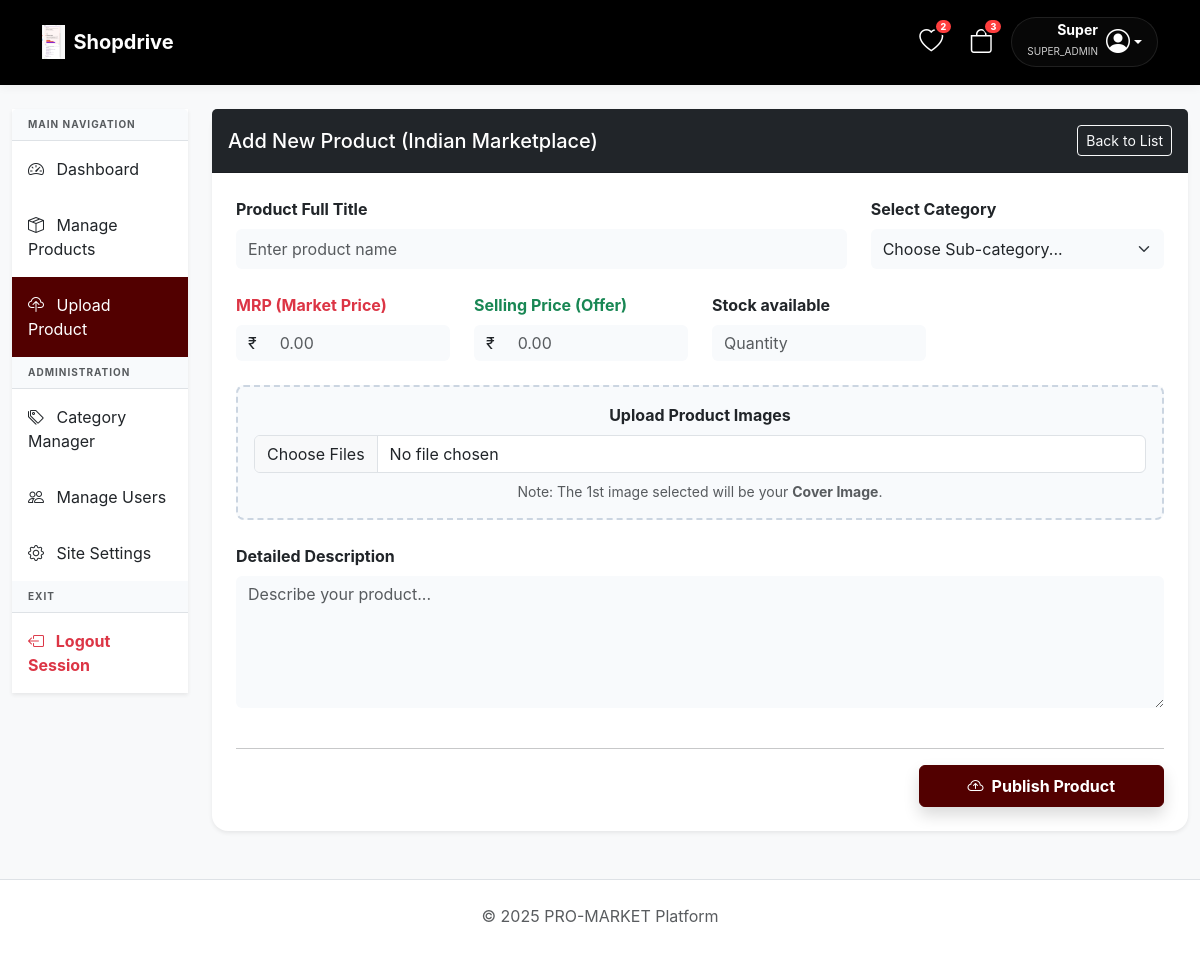
Page /admin/upload_product.php (signed in) on the committed database.
### tables this page shows
CREATE TABLE `site_settings` (
  `id` int(11) NOT NULL,
  `app_name` varchar(100) DEFAULT 'Pro-Market',
  `app_logo` varchar(255) DEFAULT 'logo.png',
  `primary_color` varchar(10) DEFAULT '#2563eb',
  `smtp_host` varchar(100) DEFAULT NULL,
  `smtp_user` varchar(100) DEFAULT NULL,
  `smtp_pass` varchar(100) DEFAULT NULL,
  `smtp_port` int(11) DEFAULT 587,
  `razorpay_key_id` varchar(100) DEFAULT NULL,
  `razorpay_key_secret` varchar(100) DEFAULT NULL,
  `banner_title` varchar(255) DEFAULT NULL,
  `banner_subtitle` text DEFAULT NULL,
  `header_color` varchar(10) DEFAULT '#ffffff'
);

### admin/upload_product.php (the view, shortened to what this page needs)
<?php
require '../config/db.php';
require '../includes/header.php';
?>
<div class="container-fluid mt-4">
    <div class="row">
        <div class="col-md-2 mb-4">
            <?php include '../includes/admin_sidebar.php'; ?>
        </div>
        <div class="col-md-10">
            <div class="card border-0 shadow-sm rounded-4">
                <div class="card-header bg-dark text-white py-3 d-flex justify-content-between align-items-center">
                    <h5 class="mb-0">Add New Product (Indian Marketplace)</h5>
                    <a href="manage_products.php" class="btn btn-sm btn-outline-light">Back to List</a>
                </div>
                <div class="card-body p-4">
                    <form method="POST" enctype="multipart/form-data">
                        <div class="row g-4">
                            <div class="col-md-8">
                                <label class="form-label fw-bold">Product Full Title</label>
                                <input type="text" name="name" class="form-control border-0 bg-light py-2" placeholder="Enter product name" required>
                            </div>
                            <div class="col-md-4">
                                <label class="form-label fw-bold">Select Category</label>
                                <select name="category_id" class="form-select border-0 bg-light py-2" required>
                                    <option value="">Choose Sub-category...</option>
                                </select>
                            </div>
                            <div class="col-md-3">
                                <label class="form-label fw-bold text-danger">MRP (Market Price)</label>
                                <div class="input-group">
                                    <span class="input-group-text border-0 bg-light">₹</span>
                                    <input type="number" name="mrp" class="form-control border-0 bg-light" placeholder="0.00" required>
                                </div>
                            </div>
                            <div class="col-md-3">
                                <label class="form-label fw-bold text-success">Selling Price (Offer)</label>
                                <div class="input-group">
                                    <span class="input-group-text border-0 bg-light">₹</span>
                                    <input type="number" name="price" class="form-control border-0 bg-light" placeholder="0.00" required>
                                </div>
                            </div>
                            <div class="col-md-3">
                                <label class="form-label fw-bold">Stock available</label>
                                <input type="number" name="stock" class="form-control border-0 bg-light" placeholder="Quantity" required>
                            </div>
                            <div class="col-md-12">
                                <div class="p-3 border-dashed rounded-3 bg-light text-center">
                                    <label class="form-label fw-bold d-block">Upload Product Images</label>
                                    <input type="file" name="images[]" class="form-control" multiple required>
                                    <small class="text-muted d-block mt-2">Note: The 1st image selected will be your <strong>Cover Image</strong>.</small>
                                </div>
                            </div>
                            <div class="col-12">
                                <label class="form-label fw-bold">Detailed Description</label>
                                <textarea name="description" class="form-control border-0 bg-light" rows="5" placeholder="Describe your product..."></textarea>
                            </div>
                            <div class="col-12 text-end">
                                <hr>
                                <button type="submit" name="upload" class="btn btn-primary px-5 py-2 fw-bold shadow">
                                    <i class="bi bi-cloud-arrow-up me-2"></i>Publish Product
                                </button>
                            </div>
                        </div>
                    </form>
                </div>
            </div>
        </div>
    </div>
</div>
<?php include '../includes/footer.php'; ?>

### includes/header.php (shortened to what this page needs)
<?php
require_once __DIR__ . '/../config/db.php';
$brand = $pdo->query("SELECT * FROM site_settings WHERE id = 1")->fetch();
$app_name = $brand['app_name'] ?? 'Pro-Market';
$app_logo = $brand['app_logo'] ?? '';
$is_folder = (strpos($_SERVER['PHP_SELF'], '/admin/') !== false || strpos($_SERVER['PHP_SELF'], '/vendor/') !== false);
$base = $is_folder ? '../' : '';
$isLoggedIn = isset($_SESSION['user_id']);
$userName = $_SESSION['fullname'] ?? '';
$userRole = $_SESSION['role'] ?? '';
$cart_count = 0;
$wishlist_count = 0;
if ($isLoggedIn) {
    $cStmt = $pdo->prepare("SELECT SUM(quantity) FROM cart WHERE user_id = ?");
    $cStmt->execute([$_SESSION['user_id']]);
    $cart_count = (int)$cStmt->fetchColumn();
    $wStmt = $pdo->prepare("SELECT COUNT(id) FROM wishlist WHERE user_id = ?");
    $wStmt->execute([$_SESSION['user_id']]);
    $wishlist_count = (int)$wStmt->fetchColumn();
}
?>
<!DOCTYPE html>
<html lang="en">
<head>
    <link href="https://cdn.jsdelivr.net/npm/bootstrap@5.3.0/dist/css/bootstrap.min.css" rel="stylesheet">
    <link rel="stylesheet" href="https://cdn.jsdelivr.net/npm/bootstrap-icons@1.11.1/font/bootstrap-icons.css">
</head>
<body>
<nav class="navbar navbar-expand-lg navbar-custom py-3 sticky-top">
    <div class="container">
        <a class="navbar-brand fw-bold d-flex align-items-center" href="<?= $base ?>index.php">
            <?php if($app_logo): ?>
                <img src="<?= $base ?>assets/uploads/<?= $app_logo ?>" style="max-height: 35px;" class="me-2">
            <?php endif; ?>
            <?= htmlspecialchars($app_name) ?>
        </a>
        <div class="ms-auto d-flex align-items-center">
            <a href="<?= $base ?>wishlist.php" class="header-icon-btn text-decoration-none">
                <i class="bi bi-heart fs-4"></i>
                <?php if($wishlist_count > 0): ?>
                    <span class="badge rounded-pill header-badge wishlist-count-badge">
                        <?= $wishlist_count ?>
                    </span>
                <?php endif; ?>
            </a>
            <a href="<?= $base ?>cart.php" class="header-icon-btn text-decoration-none">
                <i class="bi bi-bag fs-4"></i>
                <?php if($cart_count > 0): ?>
                    <span class="badge rounded-pill header-badge cart-count-badge">
                        <?= $cart_count ?>
                    </span>
                <?php endif; ?>
            </a>
            <?php if($isLoggedIn): ?>
                <div class="dropdown">
                    <a href="#" class="user-pill d-flex align-items-center text-decoration-none dropdown-toggle" data-bs-toggle="dropdown">
                        <div class="me-2 d-none d-md-block text-end">
                            <div class="small fw-bold mb-0" style="line-height: 1;"><?= htmlspecialchars(explode(' ', $userName)[0]) ?></div>
                            <span style="font-size: 10px; opacity: 0.8;"><?= strtoupper($userRole) ?></span>
                        </div>
                        <i class="bi bi-person-circle fs-4"></i>
                    </a>
                </div>
            <?php else: ?>
                <a href="<?= $base ?>login.php" class="nav-link px-3 fw-bold border-end me-2" style="font-size: 14px;">Login</a>
                <a href="<?= $base ?>register.php" class="btn btn-primary rounded-pill px-4 fw-bold shadow-sm" style="font-size: 14px;">Join Now</a>
            <?php endif; ?>
        </div>
    </div>
</nav>

### admin/upload_product.php (style rules this page uses)
.border-dashed { border: 2px dashed #cbd5e1; }
.bg-light { background-color: #f8fafc !important; }

### rows in the picture
site_settings: app_logo (picture), app_name "Shopdrive"

### other values in the picture
$wishlist_count "2"
$cart_count "3"
explode(' ', $userName)[0] "Super"
$userRole "SUPER_ADMIN"
